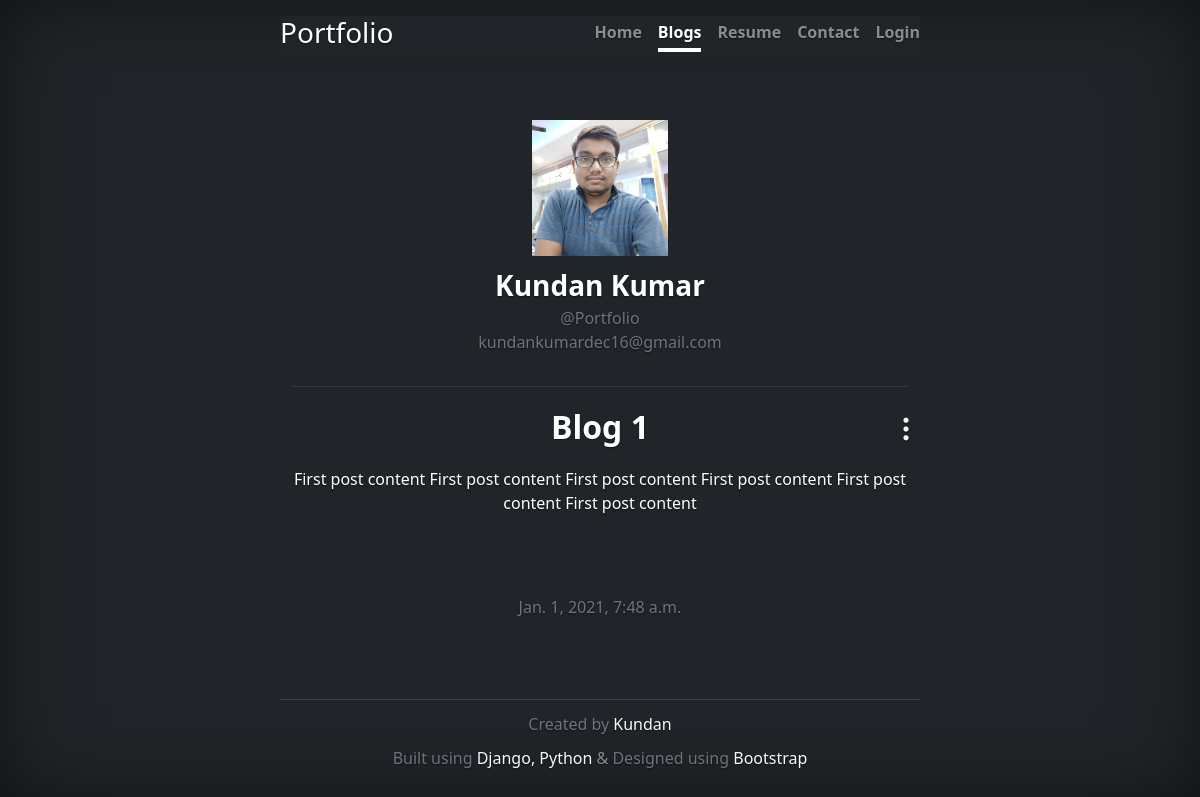
Page /blogs/1 on the earlier database version.
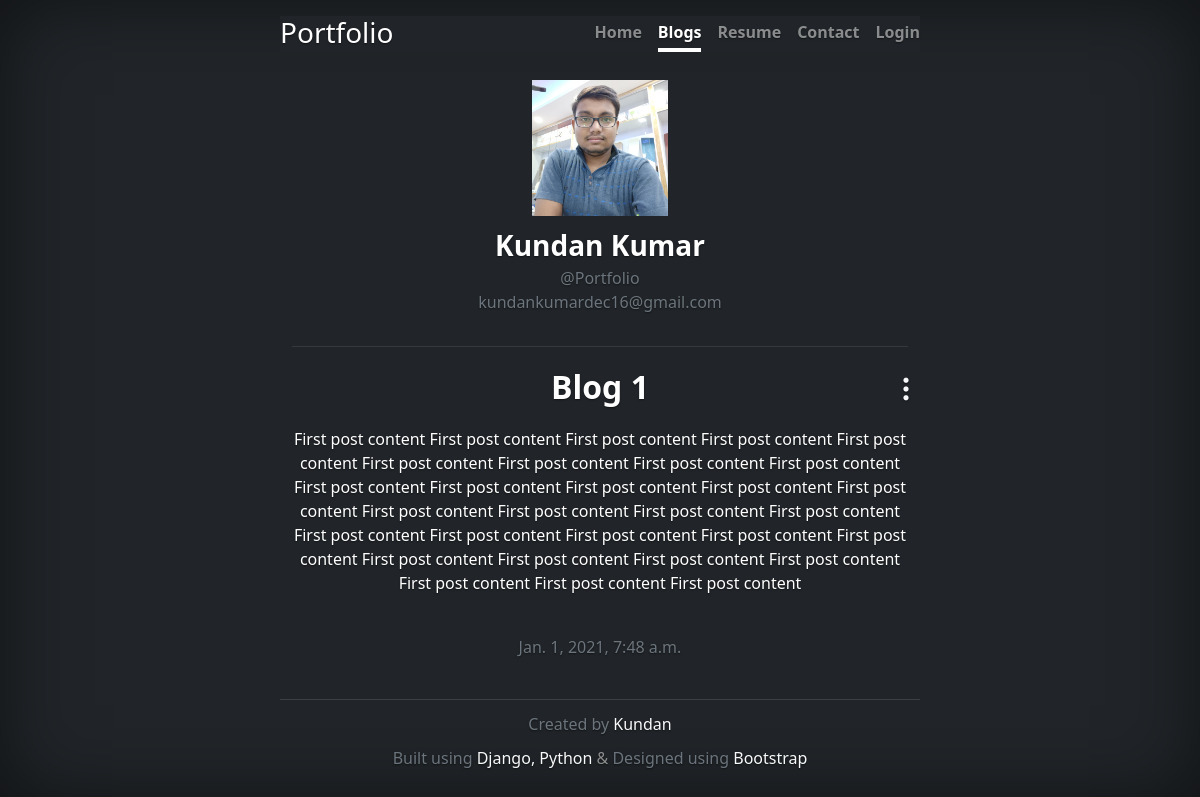
Same page on the later database version.
### Portfolio_app/models.py (models this page shows, shortened)
class Post(models.Model):
	id = models.AutoField(primary_key=True)
	title = models.CharField(max_length=100)
	content = models.TextField()
	date_posted = models.DateTimeField(default=timezone.now)
	author = models.ForeignKey(User, on_delete=models.CASCADE)

### Portfolio_app/views.py (the view)
# urls.py: path('blogs/<int:post_id>', views.blog, name='blog'),
def blog(request, post_id):
	obj = Post.objects.get(id=post_id)
	context = {'blog': obj}
	return render(request, 'blog/blog_inner.html', context)

### Portfolio_app/templates/blog/blog_inner.html (shortened to what this page needs)
{% extends "Homepage/home_about_combined.html" %}
{% load static %}
{% block html %}
	<html lang="en" class="h-100">
{% endblock html %}
{% block navbar %}
	<a class="nav-link" href="{% url 'homepage' %}">Home</a>
	<a class="nav-link active" aria-current="page" href="{% url 'blogs' %}">Blogs</a>
	<a class="nav-link" href="{% url 'resume' %}">Resume</a>
	<a class="nav-link" href="{% url 'contact' %}">Contact</a>
	{% if user.is_authenticated %}
		<a class="nav-link" href="{% url 'users:logout' %}">Logout</a>
	{% else %}
		<a class="nav-link" href="{% url 'users:login' %}">Login</a>
	{% endif %}
{% endblock navbar %}
{% block content %}
	<div class="container">
		<div class="row mt-1">
			<img src="{% static 'profile_pic/KundanKumar.jpg' %}" alt="..." class="w-25 h-25 mx-auto">
		</div>
		<div class="row mt-2">
			<strong class="fs-3">{{ blog.author.first_name}} {{ blog.author.last_name}}</strong>
			<p class="text-muted mb-0">@{{ blog.author.username }}</p>
			<p class="text-muted lh-0 mt-0">{{ blog.author.email }}</p>
		</div>
		<hr class="text-muted">
		<div class="row">
			<div class="position-relative">
				<div class="position-absolute top-0 end-0 dropdown">
					<a href="#" role="button" id="dropdownMenuLink" data-bs-toggle="dropdown" aria-expanded="false">
						<i class="bi bi-three-dots-vertical link-light fs-3"></i>
					</a>
				</div>
			</div>
			<p class="fs-2 fw-bold">{{ blog.title }}</p>
			<p class="">{{ blog.content }}</p>
		</div>
	</div>
	<footer class="footer mt-auto">
		<span class="text-muted">{{ blog.date_posted }}</span>
	</footer>
{% endblock content %}

### Portfolio_app/templates/Homepage/home_about_combined.html (shortened to what this page needs)
{% load static %}
<!DOCTYPE html>
{% block html %}{% endblock html %}
	<head>
		<link rel="stylesheet" type="text/css" href="{% static 'css/bootstrap.min.css' %}">
		<link rel="stylesheet" type="text/css" href="{% static 'css/bootstrap-icons.css' %}">
		<link rel="stylesheet" type="text/css" href="{% static 'css/custom.css' %}">
	</head>
	<body class="d-flex h-100 text-center text-white bg-dark">
		<div class="cover-container d-flex w-100 h-100 p-3 mx-auto flex-column">
			<header class="mb-auto sticky-top bg-dark">
				<div>
					<h3 class="float-md-start mb-0">Portfolio</h3>
					<nav class="nav nav-masthead justify-content-center float-md-end">
						{% block navbar %}{% endblock navbar %}
					</nav>
				</div>
			</header>
			{% block content %}{% endblock content %}
			<footer class="mt-auto text-white-50 lh-1"><hr>
				<p>
					<span class="text-white text-muted">Created by </span>
					<a href="{% url 'homepage' %}" class="text-decoration-none link-light">Kundan</span>
				</p>
				<p class="lh-sm">
					<span class="text-white text-muted">Built using</span>
					<a href="https://www.djangoproject.com/" class="link-light text-decoration-none">Django, Python </a>&#38;
					<span class="text-white text-muted">Designed using</span>
					<a href="https://getbootstrap.com/" class="link-light text-decoration-none">Bootstrap
				</p>
			</footer>
		</div>
	</body>
</html>

### Portfolio_app/static/css/custom.css (style rules this page uses)
body { text-shadow: 0 .05rem .1rem rgba(0, 0, 0, .5); box-shadow: inset 0 0 5rem rgba(0, 0, 0, .5); }
.cover-container { max-width: 42em; }
.nav-masthead .nav-link { padding: .25rem 0; font-weight: 700; color: rgba(255, 255, 255, .5); background-color: transparent; border-bottom: .25rem solid transparent; }
.nav-masthead .nav-link + .nav-link { margin-left: 1rem; }
.nav-masthead .active { color: #fff; border-bottom-color: #fff; }

Differences in the rows shown:
changed Post "Blog 1": content "First post content First post content First post content First post content First post content First post content" → "…content First post content First post content First post content First post content First post content First post content First post content First post content First post content First post content First post content First post content First post content First post content First post content First post content First post content First post content First post content First post content First post content First post content First post content First post content First post content"
